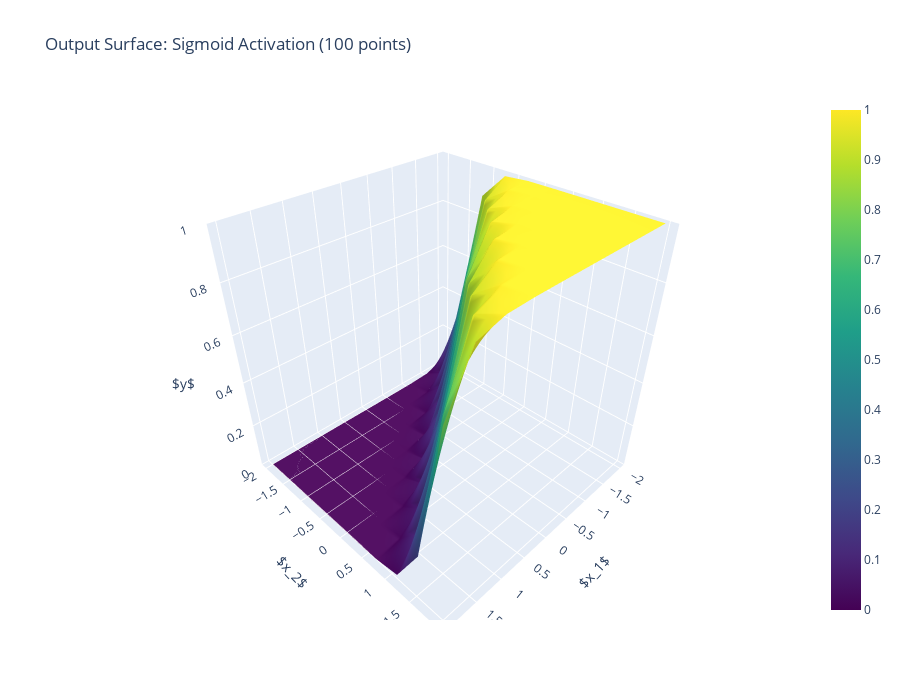
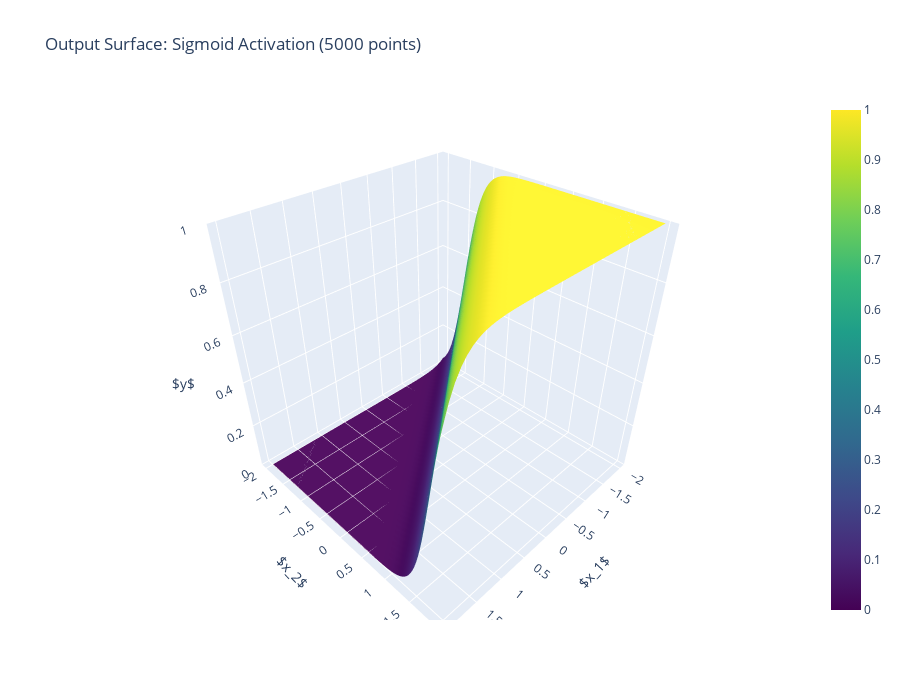
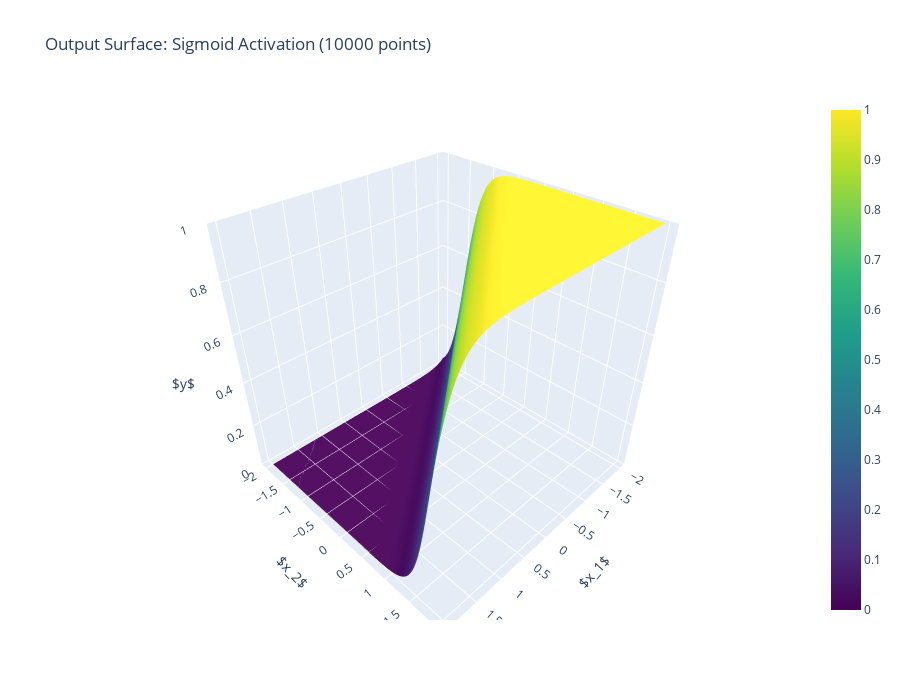
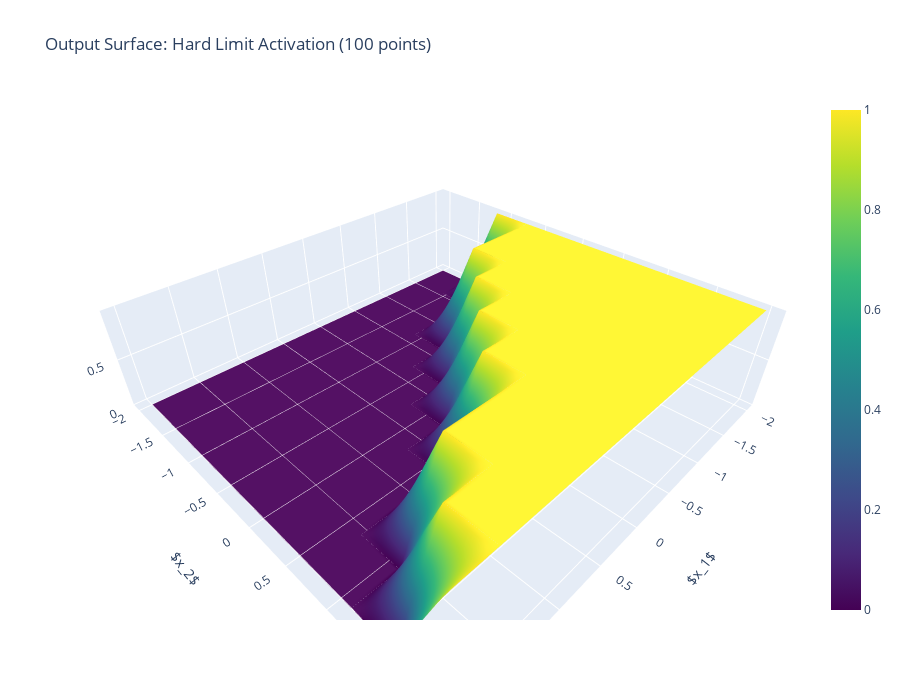

Notebook code for these charts, in order:
### Code cell
for act_name, act_func in activation_functions.items():
    for N_samples in sample_sizes:
        # Use the new helper function to get exact dimensions
        # For N_samples=100 -> (10, 10)
        # For N_samples=5000 -> (50, 100)
        # For N_samples=10000 -> (100, 100)
        num_points_x, num_points_y = get_grid_dimensions(N_samples)

        # Generate grid points for x1 and x2
        # x1_vals will have num_points_x points
        # x2_vals will have num_points_y points
        x1_vals = np.linspace(domain_min, domain_max, num_points_x)
        x2_vals = np.linspace(domain_min, domain_max, num_points_y)
        X1, X2 = np.meshgrid(x1_vals, x2_vals)  # Create a meshgrid for 3D plotting

        # Calculate the linear combination (z) for all grid points
        # Follows the perceptron equation: z = w1*x1 + w2*x2 + b
        Z = w1 * X1 + w2 * X2 + b

        # Apply the activation function to get the output y
        Y = act_func(Z)

        # Create a Plotly figure
        fig = go.Figure(data=[go.Surface(x=X1, y=X2, z=Y, colorscale="Viridis")])

        # Update layout for title and axis labels/limits
        fig.update_layout(
            title_text=f"Output Surface: {act_name} Activation ({N_samples} points)",
            scene=dict(
                xaxis_title=r"$x_1$",
                yaxis_title=r"$x_2$",
                zaxis_title=r"$y$",
                zaxis_range=[0, 1],  # Consistent z-axis limits for better comparison
            ),
            # Adjust figure size
            height=700,
            width=900,
        )

        # Display the interactive plot
        fig.show()

### Figure 1 — Plotly figure (JSON) as saved in the notebook; plotly's stock layout.template omitted (floating-point values rounded to 4 significant figures)
{"data": [{"colorscale": [[0, "#440154"], [0.1111, "#482878"], [0.2222, "#3e4989"], [0.3333, "#31688e"], [0.4444, "#26828e"], [0.5556, "#1f9e89"], [0.6667, "#35b779"], [0.7778, "#6ece58"], [0.8889, "#b5de2b"], [1, "#fde725"]], "type": "surface", "x": [[-2.0, -1.556, -1.111, -0.6667, -0.2222, 0.2222, 0.6667, 1.111, 1.556, 2.0], [-2.0, -1.556, -1.111, -0.6667, -0.2222, 0.2222, 0.6667, 1.111, 1.556, 2.0], [-2.0, -1.556, -1.111, -0.6667, -0.2222, 0.2222, 0.6667, 1.111, 1.556, 2.0], [-2.0, -1.556, -1.111, -0.6667, -0.2222, 0.2222, 0.6667, 1.111, 1.556, 2.0], [-2.0, -1.556, -1.111, -0.6667, -0.2222, 0.2222, 0.6667, 1.111, 1.556, 2.0], [-2.0, -1.556, -1.111, -0.6667, -0.2222, 0.2222, 0.6667, 1.111, 1.556, 2.0], [-2.0, -1.556, -1.111, -0.6667, -0.2222, 0.2222, 0.6667, 1.111, 1.556, 2.0], [-2.0, -1.556, -1.111, -0.6667, -0.2222, 0.2222, 0.6667, 1.111, 1.556, 2.0], [-2.0, -1.556, -1.111, -0.6667, -0.2222, 0.2222, 0.6667, 1.111, 1.556, 2.0], [-2.0, -1.556, -1.111, -0.6667, -0.2222, 0.2222, 0.6667, 1.111, 1.556, 2.0]], "y": [[-2.0, -2.0, -2.0, -2.0, -2.0, -2.0, -2.0, -2.0, -2.0, -2.0], [-1.556, -1.556, -1.556, -1.556, -1.556, -1.556, -1.556, -1.556, -1.556, -1.556], [-1.111, -1.111, -1.111, -1.111, -1.111, -1.111, -1.111, -1.111, -1.111, -1.111], [-0.6667, -0.6667, -0.6667, -0.6667, -0.6667, -0.6667, -0.6667, -0.6667, -0.6667, -0.6667], [-0.2222, -0.2222, -0.2222, -0.2222, -0.2222, -0.2222, -0.2222, -0.2222, -0.2222, -0.2222], [0.2222, 0.2222, 0.2222, 0.2222, 0.2222, 0.2222, 0.2222, 0.2222, 0.2222, 0.2222], [0.6667, 0.6667, 0.6667, 0.6667, 0.6667, 0.6667, 0.6667, 0.6667, 0.6667, 0.6667], [1.111, 1.111, 1.111, 1.111, 1.111, 1.111, 1.111, 1.111, 1.111, 1.111], [1.556, 1.556, 1.556, 1.556, 1.556, 1.556, 1.556, 1.556, 1.556, 1.556], [2.0, 2.0, 2.0, 2.0, 2.0, 2.0, 2.0, 2.0, 2.0, 2.0]], "z": [[0.04109, 0.005072, 0.0006061, 7.215e-05, 8.584e-06, 1.021e-06, 1.215e-07, 1.446e-08, 1.72e-09, 2.046e-10], [0.371, 0.06558, 0.00828, 0.0009923, 0.0001182, 1.406e-05, 1.673e-06, 1.99e-07, 2.367e-08, 2.816e-09], [0.8904, 0.4914, 0.1031, 0.01349, 0.001624, 0.0001935, 2.303e-05, 2.739e-06, 3.259e-07, 3.877e-08], [0.9911, 0.9301, 0.6128, 0.1584, 0.02191, 0.002657, 0.0003169, 3.771e-05, 4.486e-06, 5.338e-07], [0.9994, 0.9946, 0.9561, 0.7216, 0.2357, 0.03538, 0.004345, 0.0005189, 6.176e-05, 7.348e-06], [1.0, 0.9996, 0.9967, 0.9727, 0.8093, 0.3355, 0.05667, 0.007096, 0.0008495, 0.0001011], [1.0, 1.0, 0.9998, 0.998, 0.9832, 0.8742, 0.4526, 0.08957, 0.01157, 0.001391], [1.0, 1.0, 1.0, 0.9999, 0.9988, 0.9897, 0.9193, 0.5753, 0.1388, 0.01881], [1.0, 1.0, 1.0, 1.0, 0.9999, 0.9992, 0.9937, 0.9491, 0.6893, 0.2088], [1.0, 1.0, 1.0, 1.0, 1.0, 0.9999, 0.9995, 0.9961, 0.9683, 0.7841]]}], "layout": {"height": 700, "scene": {"xaxis": {"title": {"text": "$x_1$"}}, "yaxis": {"title": {"text": "$x_2$"}}, "zaxis": {"range": [0, 1], "title": {"text": "$y$"}}}, "title": {"text": "Output Surface: Sigmoid Activation (100 points)"}, "width": 900}}

### Figure 2 — Plotly figure (JSON) as saved in the notebook; plotly's stock layout.template omitted (floating-point values rounded to 4 significant figures; data arrays with more than 128 entries replaced by an {"elided": "..."} marker saying what was removed)
{"data": [{"colorscale": [[0, "#440154"], [0.1111, "#482878"], [0.2222, "#3e4989"], [0.3333, "#31688e"], [0.4444, "#26828e"], [0.5556, "#1f9e89"], [0.6667, "#35b779"], [0.7778, "#6ece58"], [0.8889, "#b5de2b"], [1, "#fde725"]], "type": "surface", "x": {"elided": "100x50 float values"}, "y": {"elided": "100x50 float values"}, "z": {"elided": "100x50 float values"}}], "layout": {"height": 700, "scene": {"xaxis": {"title": {"text": "$x_1$"}}, "yaxis": {"title": {"text": "$x_2$"}}, "zaxis": {"range": [0, 1], "title": {"text": "$y$"}}}, "title": {"text": "Output Surface: Sigmoid Activation (5000 points)"}, "width": 900}}

### Figure 3 — Plotly figure (JSON) as saved in the notebook; plotly's stock layout.template omitted (floating-point values rounded to 4 significant figures; data arrays with more than 128 entries replaced by an {"elided": "..."} marker saying what was removed)
{"data": [{"colorscale": [[0, "#440154"], [0.1111, "#482878"], [0.2222, "#3e4989"], [0.3333, "#31688e"], [0.4444, "#26828e"], [0.5556, "#1f9e89"], [0.6667, "#35b779"], [0.7778, "#6ece58"], [0.8889, "#b5de2b"], [1, "#fde725"]], "type": "surface", "x": {"elided": "100x100 float values"}, "y": {"elided": "100x100 float values"}, "z": {"elided": "100x100 float values"}}], "layout": {"height": 700, "scene": {"xaxis": {"title": {"text": "$x_1$"}}, "yaxis": {"title": {"text": "$x_2$"}}, "zaxis": {"range": [0, 1], "title": {"text": "$y$"}}}, "title": {"text": "Output Surface: Sigmoid Activation (10000 points)"}, "width": 900}}

### Figure 4 — Plotly figure (JSON) as saved in the notebook; plotly's stock layout.template omitted (floating-point values rounded to 4 significant figures)
{"data": [{"colorscale": [[0, "#440154"], [0.1111, "#482878"], [0.2222, "#3e4989"], [0.3333, "#31688e"], [0.4444, "#26828e"], [0.5556, "#1f9e89"], [0.6667, "#35b779"], [0.7778, "#6ece58"], [0.8889, "#b5de2b"], [1, "#fde725"]], "type": "surface", "x": [[-2.0, -1.556, -1.111, -0.6667, -0.2222, 0.2222, 0.6667, 1.111, 1.556, 2.0], [-2.0, -1.556, -1.111, -0.6667, -0.2222, 0.2222, 0.6667, 1.111, 1.556, 2.0], [-2.0, -1.556, -1.111, -0.6667, -0.2222, 0.2222, 0.6667, 1.111, 1.556, 2.0], [-2.0, -1.556, -1.111, -0.6667, -0.2222, 0.2222, 0.6667, 1.111, 1.556, 2.0], [-2.0, -1.556, -1.111, -0.6667, -0.2222, 0.2222, 0.6667, 1.111, 1.556, 2.0], [-2.0, -1.556, -1.111, -0.6667, -0.2222, 0.2222, 0.6667, 1.111, 1.556, 2.0], [-2.0, -1.556, -1.111, -0.6667, -0.2222, 0.2222, 0.6667, 1.111, 1.556, 2.0], [-2.0, -1.556, -1.111, -0.6667, -0.2222, 0.2222, 0.6667, 1.111, 1.556, 2.0], [-2.0, -1.556, -1.111, -0.6667, -0.2222, 0.2222, 0.6667, 1.111, 1.556, 2.0], [-2.0, -1.556, -1.111, -0.6667, -0.2222, 0.2222, 0.6667, 1.111, 1.556, 2.0]], "y": [[-2.0, -2.0, -2.0, -2.0, -2.0, -2.0, -2.0, -2.0, -2.0, -2.0], [-1.556, -1.556, -1.556, -1.556, -1.556, -1.556, -1.556, -1.556, -1.556, -1.556], [-1.111, -1.111, -1.111, -1.111, -1.111, -1.111, -1.111, -1.111, -1.111, -1.111], [-0.6667, -0.6667, -0.6667, -0.6667, -0.6667, -0.6667, -0.6667, -0.6667, -0.6667, -0.6667], [-0.2222, -0.2222, -0.2222, -0.2222, -0.2222, -0.2222, -0.2222, -0.2222, -0.2222, -0.2222], [0.2222, 0.2222, 0.2222, 0.2222, 0.2222, 0.2222, 0.2222, 0.2222, 0.2222, 0.2222], [0.6667, 0.6667, 0.6667, 0.6667, 0.6667, 0.6667, 0.6667, 0.6667, 0.6667, 0.6667], [1.111, 1.111, 1.111, 1.111, 1.111, 1.111, 1.111, 1.111, 1.111, 1.111], [1.556, 1.556, 1.556, 1.556, 1.556, 1.556, 1.556, 1.556, 1.556, 1.556], [2.0, 2.0, 2.0, 2.0, 2.0, 2.0, 2.0, 2.0, 2.0, 2.0]], "z": [[0, 0, 0, 0, 0, 0, 0, 0, 0, 0], [0, 0, 0, 0, 0, 0, 0, 0, 0, 0], [1, 0, 0, 0, 0, 0, 0, 0, 0, 0], [1, 1, 1, 0, 0, 0, 0, 0, 0, 0], [1, 1, 1, 1, 0, 0, 0, 0, 0, 0], [1, 1, 1, 1, 1, 0, 0, 0, 0, 0], [1, 1, 1, 1, 1, 1, 0, 0, 0, 0], [1, 1, 1, 1, 1, 1, 1, 1, 0, 0], [1, 1, 1, 1, 1, 1, 1, 1, 1, 0], [1, 1, 1, 1, 1, 1, 1, 1, 1, 1]]}], "layout": {"height": 700, "scene": {"xaxis": {"title": {"text": "$x_1$"}}, "yaxis": {"title": {"text": "$x_2$"}}, "zaxis": {"range": [0, 1], "title": {"text": "$y$"}}}, "title": {"text": "Output Surface: Hard Limit Activation (100 points)"}, "width": 900}}
